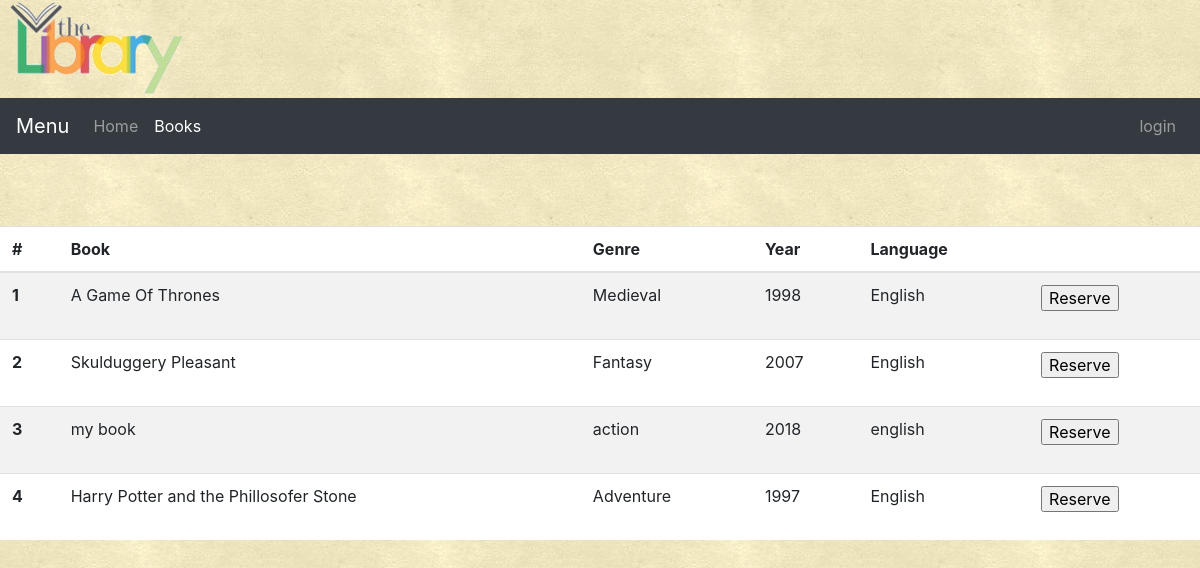
Screenshot of /catalog.php with the database file from the repository.
### tables this page shows
CREATE TABLE `book` (
  `ISBN` varchar(13) NOT NULL,
  `Name` varchar(50) NOT NULL,
  `Author` int(3) DEFAULT NULL,
  `Year` int(4) DEFAULT NULL,
  `Editorial` int(3) NOT NULL,
  `Language` varchar(20) NOT NULL,
  `Genre` varchar(30) NOT NULL
);

### catalog.php (the view, shortened to what this page needs)
<html>
    <head>
        <link rel="stylesheet" href="https://maxcdn.bootstrapcdn.com/bootstrap/4.0.0-beta/css/bootstrap.min.css">
        <link rel="stylesheet" type="text/css" href="css/index.css">
    </head>
    <body>
        <div>
                <img src="images/smaller_trans.png"/>
            </div>
       <nav class="navbar navbar-expand-lg navbar-light bg-light navbar navbar-dark bg-dark">
              <a class="navbar-brand" href="#">Menu</a>
              <div class="collapse navbar-collapse" id="navbarSupportedContent">
                <ul class="navbar-nav mr-auto">
                  <li class="nav-item">
                    <a class="nav-link" href="index.php">Home</a>
                  </li>
                  <li class="nav-item active">
                    <a class="nav-link" href="catalog.php">Books</a>
                  </li>
                </ul>
                <span>
                    <ul class="navbar-nav mr-auto">
                        <?php
                            if(isset($_SESSION['login_user']) and $_SESSION['login_user'] != "") {
                                echo  "<a class=" . '"nav-link"' .  "href=" . '"profile.php"' . ">profile</a>";
                                echo  "<a class=" . '"nav-link"' .  "href=" . '"logout.php"' . ">logout</a>";
                            }
                            else {
                                echo  "<a class=" . '"nav-link"' .  "href=" . '"login.php"' . ">login</a>";
                            }
                        ?>
                    </ul>
                </span>
              </div>
            </nav>
        <br/>
        <br/>
        <br/>
            <div id="mytable">
                <table class="table table-striped">
                  <thead>
                    <tr>
                      <th>#</th>
                      <th>Book</th>
                      <th>Genre</th>
                      <th>Year</th>
                      <th>Language</th>
                      <th></th>
                    </tr>
                  </thead>
                  <tbody>
                        <?php
                            include ("login.inc");
                            $conexion = new mysqli ($mysql_server,$mysql_login,$mysql_pass,$servername);
                            $sentenciaSQL = "SELECT ISBN, Name, Genre, Year, Language FROM book;";
                            $registros = $conexion->query ($sentenciaSQL);
                            $increment = 1;
                            if(isset($_SESSION['user_type']) and (($_SESSION['user_type']== 1) || ($_SESSION['user_type']== 2))) {
                                while ($row = $registros->fetch_assoc()){
                                    echo "<tr>";
                                        echo "<th scope=" . '"row"' . ">" . $increment . "</th>";
                                        echo "<td>" . $row['Name'] . "</td>";
                                        echo "<td>" . $row['Genre'] . "</td>";
                                        echo "<td>" . $row['Year'] . "</td>";
                                        echo "<td>" . $row['Language'] . "</td>";
                                        echo "<td>" .  "<a href=" . '"add_book.php?id=' . $row['ISBN'] . '"' . ">" . "<img src=" . '"images/edit_book.png"' . "/>" . "</a>" . "</td>";
                                        echo "<td>" .  "<a href=" . '"delete.php?type=book&id=' . $row['ISBN'] . '"' . ">" . "<img src=" . '"images/delete.png"' . "/>" . "</a>" . "</td>";
                                        $increment++;
                                    echo "</tr>";
                                }
                            }
                            else {
                                while ($row = $registros->fetch_assoc()){
                                    echo "<tr>";
                                        echo "<th scope=" . '"row"' . ">" . $increment . "</th>";
                                        echo "<td>" . $row['Name'] . "</td>";
                                        echo "<td>" . $row['Genre'] . "</td>";
                                        echo "<td>" . $row['Year'] . "</td>";
                                        echo "<td>" . $row['Language'] . "</td>";
                                        echo "<td>";
                                        echo "<form action=" . '"./listreserve.php"' . "method='" . "post" . "'>";
                                        echo "<input type='" . "Submit" . "'name='" . "submit" . "'value='Reserve'/>";
                                        echo "</form>";
                                        echo "</td>";
                                        $increment++;
                                    echo "</tr>";
                                }
                            }
                        ?>
                  </tbody>
                </table>
        </div>
    </body>
</html>

### css/index.css (style rules this page uses)
#mytable { background-color: #ffffff; }

### rows the page displays
book: Name "A Game Of Thrones", Genre "Medieval", Year "1998", Language "English"
book: Name "Skulduggery Pleasant", Genre "Fantasy", Year "2007", Language "English"
book: Name "my book", Genre "action", Year "2018", Language "english"
book: Name "Harry Potter and the Phillosofer Stone", Genre "Adventure", Year "1997", Language "English"
